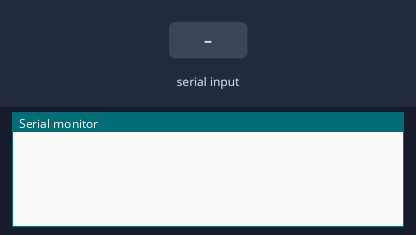
The sketch below on a simulated Arduino Uno, built with avr-gcc and run on an emulated ATmega328P. Shown: the last lines printed to the serial monitor. The test bench sets the inputs (shaded band).

Above: at 1.2 s.
1.3 s: "$" received over the second serial link
At 2.5 s:
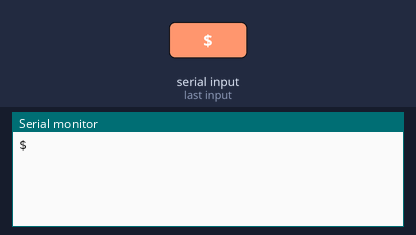
2.8 s: "1" received over the second serial link
At 3.9 s:
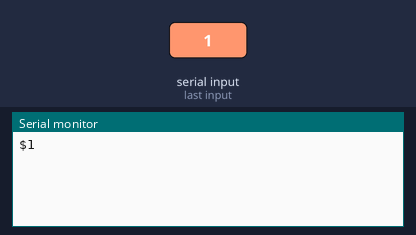

Measured:
- after the input at 1.3 s, the serial monitor: prints a new line at once (image 1)
- after the input at 2.8 s, the serial monitor: prints a new line at once (image 2)

The sketch:

ReadSoftwareSerial.ino
```cpp
#include <SoftwareSerial.h>

SoftwareSerial serial = SoftwareSerial(11, 3);

void setup() {
  serial.begin(57600);
  Serial.begin(115200);
}

char c;
void loop() {
  if (serial.available()) {
    c = serial.read();
    if (c == '$')
      Serial.println();
    Serial.write(c);
  }
}
```
